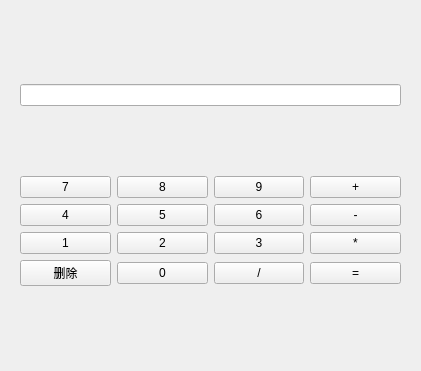
<?xml version="1.0" encoding="UTF-8"?>
<ui version="4.0">
 <class>Widget</class>
 <widget class="QWidget" name="Widget">
  <property name="geometry">
   <rect>
    <x>0</x>
    <y>0</y>
    <width>421</width>
    <height>371</height>
   </rect>
  </property>
  <property name="windowTitle">
   <string>计算器</string>
  </property>
  <widget class="QWidget" name="layoutWidget">
   <property name="geometry">
    <rect>
     <x>20</x>
     <y>20</y>
     <width>381</width>
     <height>331</height>
    </rect>
   </property>
   <layout class="QVBoxLayout" name="verticalLayout">
    <item>
     <widget class="QLineEdit" name="lineEdit_view"/>
    </item>
    <item>
     <layout class="QGridLayout" name="gridLayout">
      <item row="2" column="0">
       <widget class="QPushButton" name="pushButton_num1_6">
        <property name="text">
         <string>1</string>
        </property>
        <property name="iconSize">
         <size>
          <width>20</width>
          <height>20</height>
         </size>
        </property>
       </widget>
      </item>
      <item row="3" column="1">
       <widget class="QPushButton" name="pushButton_num0">
        <property name="text">
         <string>0</string>
        </property>
        <property name="iconSize">
         <size>
          <width>20</width>
          <height>20</height>
         </size>
        </property>
       </widget>
      </item>
      <item row="1" column="3">
       <widget class="QPushButton" name="pushButton_sub">
        <property name="text">
         <string>-</string>
        </property>
        <property name="iconSize">
         <size>
          <width>20</width>
          <height>20</height>
         </size>
        </property>
       </widget>
      </item>
      <item row="1" column="0">
       <widget class="QPushButton" name="pushButton_num4">
        <property name="text">
         <string>4</string>
        </property>
        <property name="iconSize">
         <size>
          <width>20</width>
          <height>20</height>
         </size>
        </property>
       </widget>
      </item>
      <item row="2" column="3">
       <widget class="QPushButton" name="pushButton_multi">
        <property name="text">
         <string>*</string>
        </property>
        <property name="iconSize">
         <size>
          <width>20</width>
          <height>20</height>
         </size>
        </property>
       </widget>
      </item>
      <item row="3" column="2">
       <widget class="QPushButton" name="pushButton_divid">
        <property name="text">
         <string>/</string>
        </property>
        <property name="iconSize">
         <size>
          <width>20</width>
          <height>20</height>
         </size>
        </property>
       </widget>
      </item>
      <item row="0" column="3">
       <widget class="QPushButton" name="pushButton_add">
        <property name="text">
         <string>+</string>
        </property>
        <property name="iconSize">
         <size>
          <width>20</width>
          <height>20</height>
         </size>
        </property>
       </widget>
      </item>
      <item row="0" column="0">
       <widget class="QPushButton" name="pushButton_num7">
        <property name="text">
         <string>7</string>
        </property>
        <property name="iconSize">
         <size>
          <width>20</width>
          <height>20</height>
         </size>
        </property>
       </widget>
      </item>
      <item row="3" column="3">
       <widget class="QPushButton" name="pushButton_res">
        <property name="text">
         <string>=</string>
        </property>
        <property name="iconSize">
         <size>
          <width>20</width>
          <height>20</height>
         </size>
        </property>
       </widget>
      </item>
      <item row="1" column="2">
       <widget class="QPushButton" name="pushButton_num6">
        <property name="text">
         <string>6</string>
        </property>
        <property name="iconSize">
         <size>
          <width>20</width>
          <height>20</height>
         </size>
        </property>
       </widget>
      </item>
      <item row="3" column="0">
       <widget class="QPushButton" name="pushButton_delete">
        <property name="text">
         <string>删除</string>
        </property>
        <property name="iconSize">
         <size>
          <width>20</width>
          <height>20</height>
         </size>
        </property>
       </widget>
      </item>
      <item row="0" column="1">
       <widget class="QPushButton" name="pushButton_num8">
        <property name="text">
         <string>8</string>
        </property>
        <property name="iconSize">
         <size>
          <width>20</width>
          <height>20</height>
         </size>
        </property>
       </widget>
      </item>
      <item row="0" column="2">
       <widget class="QPushButton" name="pushButton_num9">
        <property name="text">
         <string>9</string>
        </property>
        <property name="iconSize">
         <size>
          <width>50</width>
          <height>20</height>
         </size>
        </property>
       </widget>
      </item>
      <item row="2" column="2">
       <widget class="QPushButton" name="pushButton_num3">
        <property name="text">
         <string>3</string>
        </property>
        <property name="iconSize">
         <size>
          <width>20</width>
          <height>20</height>
         </size>
        </property>
       </widget>
      </item>
      <item row="2" column="1">
       <widget class="QPushButton" name="pushButton_num2">
        <property name="text">
         <string>2</string>
        </property>
        <property name="iconSize">
         <size>
          <width>20</width>
          <height>20</height>
         </size>
        </property>
       </widget>
      </item>
      <item row="1" column="1">
       <widget class="QPushButton" name="pushButton_num5">
        <property name="text">
         <string>5</string>
        </property>
        <property name="iconSize">
         <size>
          <width>20</width>
          <height>20</height>
         </size>
        </property>
       </widget>
      </item>
     </layout>
    </item>
   </layout>
  </widget>
 </widget>
 <resources/>
 <connections/>
</ui>
